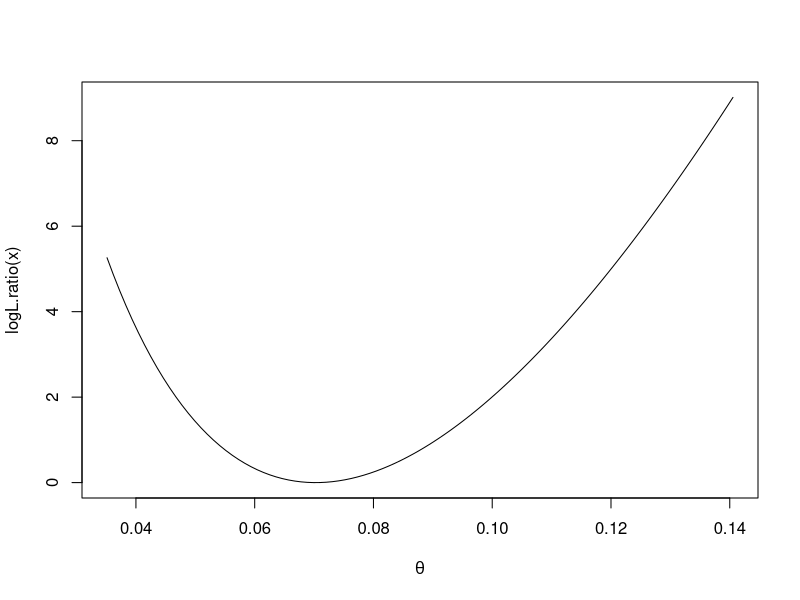
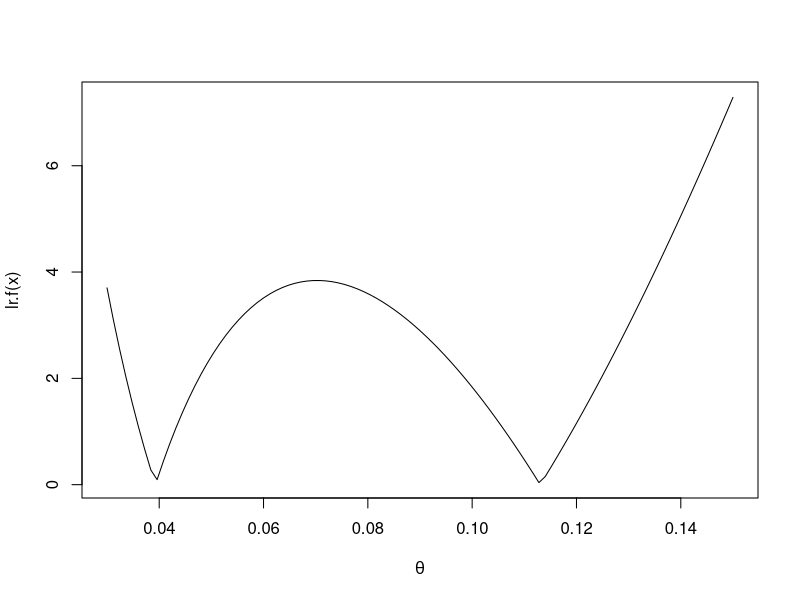
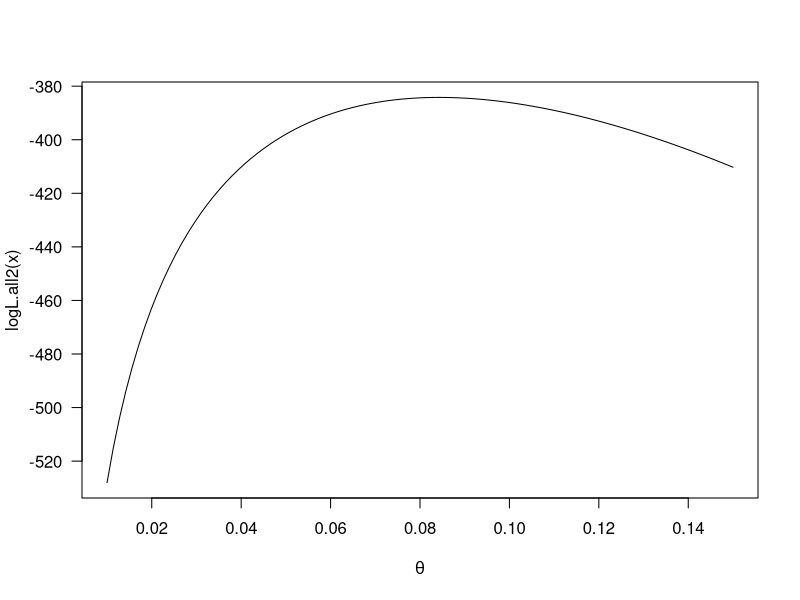

Source code (R) for these figures, in order:
# Tutorial 1

# (a)
mle <- 13/185

logL <- function(theta){
  13*log(theta) + 172*log(1 - theta)
}

logL.ratio <- function(theta) return(2*abs(logL(mle) - logL(theta)))

curve(logL.ratio, from=mle*0.5, to=mle*2, xlab=expression(theta)) # Visualize logL.ratio

lr.f <- function(theta){
  return(abs(2*abs(logL(mle) - logL(theta)) - qchisq(0.95, 1)))
}

curve(lr.f, from=0.03, to=0.15, xlab=expression(theta)) # Check range

theta.lr.lb1 <- optim(0.04, lr.f, method="Brent", lower=0.03, upper=0.05)$par
theta.lr.ub1 <- optim(0.11, lr.f, method="Brent", lower=0.1, upper=0.12)$par
c(theta.lr.lb1, theta.lr.ub1) # 95% CI=(0.04, 0.11)

lr.f2 <- function(theta){
  return((2*abs(logL(mle) - logL(theta)) - qchisq(0.95, 1))^2)
}

theta.lr.lb2 <- optim(0.04, lr.f2, method="Brent", lower=0.03, upper=0.05)$par
theta.lr.ub2 <- optim(0.11, lr.f2, method="Brent", lower=0.1, upper=0.12)$par
c(theta.lr.lb2, theta.lr.ub2) # 95% CI=(0.04, 0.11) # 95% CI=(0.04, 0.11)


# (b)
data.obese <- data.frame(id=1:185, obese=(c(rep(1,13), rep(0, 172))))

obese.out <- function(data, indices){
  newdata <- data[indices, ]
  return(mean(newdata$obese))
}

require(boot)
obese.boot.out <- boot(data.obese, obese.out, R=1000)
boot.ci(obese.boot.out) # 95% CI=(0.03, 0.11)


# (c)
n.obese <- c(13, 18, 21, 10, 11, 10, 17, 12)
n.sample <- c(185, 161, 272, 154, 85, 101, 221, 150)

logL.i <- function(theta, n.obese, n.sample) return(n.obese*log(theta) + (n.sample - n.obese)*log(1 - theta))
logL.all <- function(theta) return(sum(logL.i(theta, n.obese, n.sample)))

logL.all2 <- function(theta){
  ret <- 0
  for (i in 1:8){
    ret <- ret + n.obese[i]*log(theta) + (n.sample[i] - n.obese[i])*log(1 - theta)
  }
  return(ret)
}
curve(logL.all2, from=0.01, to=0.15, xlab=expression(theta), las=1)

all.out <- optim(0.07, logL.all, method="Brent", lower=0.0001, upper=0.9999, control=list(fnscale=-1))
all.out # 0.084 (8.4%)

all.out2 <- optim(0.07, logL.all2, method="Brent", lower=0.0001, upper=0.9999, control=list(fnscale=-1))
all.out2 # 0.084 (8.4%)


# (d)
large.sample <- 1*(n.sample > 200) # large sample indicator

logL.i.group <- function(theta, n.obese, n.sample){
  return(n.obese*log(theta[1]*theta[2]^large.sample) +
           (n.sample - n.obese)*log(1-theta[1]*theta[2]^large.sample))
}
logL.group <- function(theta) return(sum(logL.i.group(theta, n.obese, n.sample)))

group.out <- optim(c(0.07, 1), logL.group, method="L-BFGS-B", 
                   lower=c(0.0001, 0.0001), upper=c(0.49, 2), control=list(fnscale=-1))
group.out # 0.09, 0.87
# k=0.87


# (e)
single.out <- optim(0.05, logL, method="Brent", lower=0.01, upper=0.2, control=list(fnscale=-1), hessian=T)

se.theta <- sqrt(-1/single.out$hessian); se.theta # 0.019
single.out$par + c(-1, 1)*qnorm(0.975)*se.theta # 95% CI=(0.03, 0.11)


# (f)
group.out <- optim(c(0.07, 1), logL.group, method="L-BFGS-B",
                   lower=c(0.0001, 0.0001), upper=c(0.49, 2), control=list(fnscale=-1), hessian=T)

se.k <- sqrt(solve(-group.out$hessian)[2,2])
group.out$par[2] + c(-1,1)*qnorm(0.975)*se.k # 95% CI=(0.54, 1.20)

(group.out$par[2] - 1)/se.k # -0.78 < 1.96, null hypothesis not rejected


# (g)
group.out.0 <- optim(0.07, logL.all, method="L-BFGS-B", lower=0.0001, upper=0.9999, control=list(fnscale=-1))

logL0 <- logL.all(group.out.0$par[1]); logL0 # -384.19
logL1 <- logL.group(c(group.out$par[1], group.out$par[2])); logL1 # -383.93

LRT <- 2*abs(logL0 - logL1); pchisq(LRT, df=1, lower.tail=F)
# LRT=0.53, p=0.47 > 0.05









